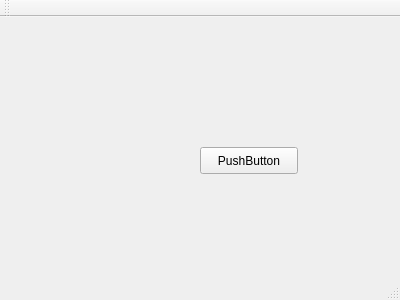
<?xml version="1.0" encoding="UTF-8"?>
<ui version="4.0">
 <class>MainWindow</class>
 <widget class="QMainWindow" name="MainWindow">
  <property name="geometry">
   <rect>
    <x>0</x>
    <y>0</y>
    <width>400</width>
    <height>300</height>
   </rect>
  </property>
  <property name="windowTitle">
   <string>MainWindow</string>
  </property>
  <widget class="QWidget" name="centralWidget">
   <widget class="QPushButton" name="pushButton">
    <property name="geometry">
     <rect>
      <x>200</x>
      <y>130</y>
      <width>98</width>
      <height>27</height>
     </rect>
    </property>
    <property name="text">
     <string>PushButton</string>
    </property>
   </widget>
  </widget>
  <widget class="QMenuBar" name="menuBar">
   <property name="geometry">
    <rect>
     <x>0</x>
     <y>0</y>
     <width>400</width>
     <height>28</height>
    </rect>
   </property>
  </widget>
  <widget class="QToolBar" name="mainToolBar">
   <attribute name="toolBarArea">
    <enum>TopToolBarArea</enum>
   </attribute>
   <attribute name="toolBarBreak">
    <bool>false</bool>
   </attribute>
  </widget>
  <widget class="QStatusBar" name="statusBar"/>
 </widget>
 <layoutdefault spacing="6" margin="11"/>
 <resources/>
 <connections/>
</ui>
